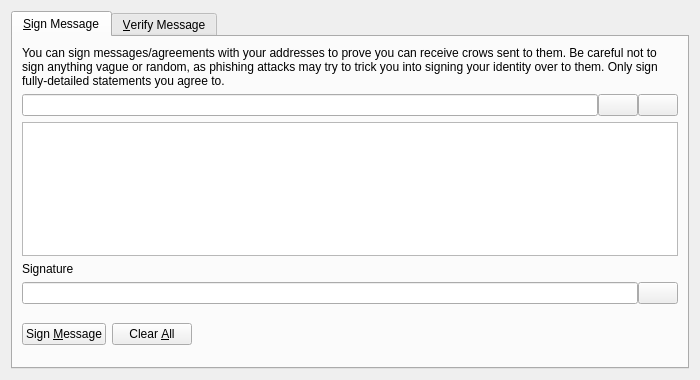
<?xml version="1.0" encoding="UTF-8"?>
<ui version="4.0">
 <class>SignVerifyMessageDialog</class>
 <widget class="QDialog" name="SignVerifyMessageDialog">
  <property name="geometry">
   <rect>
    <x>0</x>
    <y>0</y>
    <width>700</width>
    <height>380</height>
   </rect>
  </property>
  <property name="windowTitle">
   <string>Signatures - Sign / Verify a Message</string>
  </property>
  <property name="modal">
   <bool>true</bool>
  </property>
  <layout class="QVBoxLayout" name="verticalLayout">
   <item>
    <widget class="QTabWidget" name="tabWidget">
     <property name="currentIndex">
      <number>0</number>
     </property>
     <widget class="QWidget" name="tabSignMessage">
      <attribute name="title">
       <string>&amp;Sign Message</string>
      </attribute>
      <layout class="QVBoxLayout" name="verticalLayout_SM">
       <item>
        <widget class="QLabel" name="infoLabel_SM">
         <property name="text">
          <string>You can sign messages/agreements with your addresses to prove you can receive crows sent to them. Be careful not to sign anything vague or random, as phishing attacks may try to trick you into signing your identity over to them. Only sign fully-detailed statements you agree to.</string>
         </property>
         <property name="textFormat">
          <enum>Qt::PlainText</enum>
         </property>
         <property name="wordWrap">
          <bool>true</bool>
         </property>
        </widget>
       </item>
       <item>
        <layout class="QHBoxLayout" name="horizontalLayout_1_SM">
         <property name="spacing">
          <number>0</number>
         </property>
         <item>
          <widget class="QValidatedLineEdit" name="addressIn_SM">
           <property name="toolTip">
            <string>The Crow address to sign the message with</string>
           </property>
          </widget>
         </item>
         <item>
          <widget class="QPushButton" name="addressBookButton_SM">
           <property name="toolTip">
            <string>Choose previously used address</string>
           </property>
           <property name="text">
            <string/>
           </property>
           <property name="icon">
            <iconset resource="../crow.qrc">
             <normaloff>:/icons/address-book</normaloff>:/icons/address-book</iconset>
           </property>
           <property name="shortcut">
            <string>Alt+A</string>
           </property>
           <property name="autoDefault">
            <bool>false</bool>
           </property>
          </widget>
         </item>
         <item>
          <widget class="QPushButton" name="pasteButton_SM">
           <property name="toolTip">
            <string>Paste address from clipboard</string>
           </property>
           <property name="text">
            <string/>
           </property>
           <property name="icon">
            <iconset resource="../crow.qrc">
             <normaloff>:/icons/editpaste</normaloff>:/icons/editpaste</iconset>
           </property>
           <property name="shortcut">
            <string>Alt+P</string>
           </property>
           <property name="autoDefault">
            <bool>false</bool>
           </property>
          </widget>
         </item>
        </layout>
       </item>
       <item>
        <widget class="QPlainTextEdit" name="messageIn_SM">
         <property name="toolTip">
          <string>Enter the message you want to sign here</string>
         </property>
        </widget>
       </item>
       <item>
        <widget class="QLabel" name="signatureLabel_SM">
         <property name="text">
          <string>Signature</string>
         </property>
         <property name="textFormat">
          <enum>Qt::PlainText</enum>
         </property>
        </widget>
       </item>
       <item>
        <layout class="QHBoxLayout" name="horizontalLayout_2_SM">
         <property name="spacing">
          <number>0</number>
         </property>
         <item>
          <widget class="QLineEdit" name="signatureOut_SM">
           <property name="font">
            <font>
             <italic>true</italic>
            </font>
           </property>
           <property name="readOnly">
            <bool>true</bool>
           </property>
          </widget>
         </item>
         <item>
          <widget class="QPushButton" name="copySignatureButton_SM">
           <property name="toolTip">
            <string>Copy the current signature to the system clipboard</string>
           </property>
           <property name="text">
            <string/>
           </property>
           <property name="icon">
            <iconset resource="../crow.qrc">
             <normaloff>:/icons/editcopy</normaloff>:/icons/editcopy</iconset>
           </property>
           <property name="autoDefault">
            <bool>false</bool>
           </property>
          </widget>
         </item>
        </layout>
       </item>
       <item>
        <layout class="QHBoxLayout" name="horizontalLayout_3_SM">
         <item>
          <widget class="QPushButton" name="signMessageButton_SM">
           <property name="toolTip">
            <string>Sign the message to prove you own this Crow address</string>
           </property>
           <property name="text">
            <string>Sign &amp;Message</string>
           </property>
           <property name="icon">
            <iconset resource="../crow.qrc">
             <normaloff>:/icons/edit</normaloff>:/icons/edit</iconset>
           </property>
           <property name="autoDefault">
            <bool>false</bool>
           </property>
          </widget>
         </item>
         <item>
          <widget class="QPushButton" name="clearButton_SM">
           <property name="toolTip">
            <string>Reset all sign message fields</string>
           </property>
           <property name="text">
            <string>Clear &amp;All</string>
           </property>
           <property name="icon">
            <iconset resource="../crow.qrc">
             <normaloff>:/icons/remove</normaloff>:/icons/remove</iconset>
           </property>
           <property name="autoDefault">
            <bool>false</bool>
           </property>
          </widget>
         </item>
         <item>
          <spacer name="horizontalSpacer_1_SM">
           <property name="orientation">
            <enum>Qt::Horizontal</enum>
           </property>
           <property name="sizeHint" stdset="0">
            <size>
             <width>40</width>
             <height>48</height>
            </size>
           </property>
          </spacer>
         </item>
         <item>
          <widget class="QLabel" name="statusLabel_SM">
           <property name="font">
            <font>
             <weight>75</weight>
             <bold>true</bold>
            </font>
           </property>
           <property name="text">
            <string/>
           </property>
           <property name="wordWrap">
            <bool>true</bool>
           </property>
          </widget>
         </item>
         <item>
          <spacer name="horizontalSpacer_2_SM">
           <property name="orientation">
            <enum>Qt::Horizontal</enum>
           </property>
           <property name="sizeHint" stdset="0">
            <size>
             <width>40</width>
             <height>48</height>
            </size>
           </property>
          </spacer>
         </item>
        </layout>
       </item>
      </layout>
     </widget>
     <widget class="QWidget" name="tabVerifyMessage">
      <attribute name="title">
       <string>&amp;Verify Message</string>
      </attribute>
      <layout class="QVBoxLayout" name="verticalLayout_VM">
       <item>
        <widget class="QLabel" name="infoLabel_VM">
         <property name="text">
          <string>Enter the receiver's address, message (ensure you copy line breaks, spaces, tabs, etc. exactly) and signature below to verify the message. Be careful not to read more into the signature than what is in the signed message itself, to avoid being tricked by a man-in-the-middle attack. Note that this only proves the signing party receives with the address, it cannot prove sendership of any transaction!</string>
         </property>
         <property name="textFormat">
          <enum>Qt::PlainText</enum>
         </property>
         <property name="alignment">
          <set>Qt::AlignLeading|Qt::AlignLeft|Qt::AlignTop</set>
         </property>
         <property name="wordWrap">
          <bool>true</bool>
         </property>
        </widget>
       </item>
       <item>
        <layout class="QHBoxLayout" name="horizontalLayout_1_VM">
         <property name="spacing">
          <number>0</number>
         </property>
         <item>
          <widget class="QValidatedLineEdit" name="addressIn_VM">
           <property name="toolTip">
            <string>The Crow address the message was signed with</string>
           </property>
          </widget>
         </item>
         <item>
          <widget class="QPushButton" name="addressBookButton_VM">
           <property name="toolTip">
            <string>Choose previously used address</string>
           </property>
           <property name="text">
            <string/>
           </property>
           <property name="icon">
            <iconset resource="../crow.qrc">
             <normaloff>:/icons/address-book</normaloff>:/icons/address-book</iconset>
           </property>
           <property name="shortcut">
            <string>Alt+A</string>
           </property>
           <property name="autoDefault">
            <bool>false</bool>
           </property>
          </widget>
         </item>
        </layout>
       </item>
       <item>
        <widget class="QPlainTextEdit" name="messageIn_VM"/>
       </item>
       <item>
        <widget class="QValidatedLineEdit" name="signatureIn_VM"/>
       </item>
       <item>
        <layout class="QHBoxLayout" name="horizontalLayout_2_VM">
         <item>
          <widget class="QPushButton" name="verifyMessageButton_VM">
           <property name="toolTip">
            <string>Verify the message to ensure it was signed with the specified Crow address</string>
           </property>
           <property name="text">
            <string>Verify &amp;Message</string>
           </property>
           <property name="icon">
            <iconset resource="../crow.qrc">
             <normaloff>:/icons/transaction_0</normaloff>:/icons/transaction_0</iconset>
           </property>
           <property name="autoDefault">
            <bool>false</bool>
           </property>
          </widget>
         </item>
         <item>
          <widget class="QPushButton" name="clearButton_VM">
           <property name="toolTip">
            <string>Reset all verify message fields</string>
           </property>
           <property name="text">
            <string>Clear &amp;All</string>
           </property>
           <property name="icon">
            <iconset resource="../crow.qrc">
             <normaloff>:/icons/remove</normaloff>:/icons/remove</iconset>
           </property>
           <property name="autoDefault">
            <bool>false</bool>
           </property>
          </widget>
         </item>
         <item>
          <spacer name="horizontalSpacer_1_VM">
           <property name="orientation">
            <enum>Qt::Horizontal</enum>
           </property>
           <property name="sizeHint" stdset="0">
            <size>
             <width>40</width>
             <height>48</height>
            </size>
           </property>
          </spacer>
         </item>
         <item>
          <widget class="QLabel" name="statusLabel_VM">
           <property name="font">
            <font>
             <weight>75</weight>
             <bold>true</bold>
            </font>
           </property>
           <property name="text">
            <string/>
           </property>
           <property name="wordWrap">
            <bool>true</bool>
           </property>
          </widget>
         </item>
         <item>
          <spacer name="horizontalSpacer_2_VM">
           <property name="orientation">
            <enum>Qt::Horizontal</enum>
           </property>
           <property name="sizeHint" stdset="0">
            <size>
             <width>40</width>
             <height>48</height>
            </size>
           </property>
          </spacer>
         </item>
        </layout>
       </item>
      </layout>
     </widget>
    </widget>
   </item>
  </layout>
 </widget>
 <customwidgets>
  <customwidget>
   <class>QValidatedLineEdit</class>
   <extends>QLineEdit</extends>
   <header>qvalidatedlineedit.h</header>
  </customwidget>
 </customwidgets>
 <resources>
  <include location="../crow.qrc"/>
 </resources>
 <connections/>
</ui>
